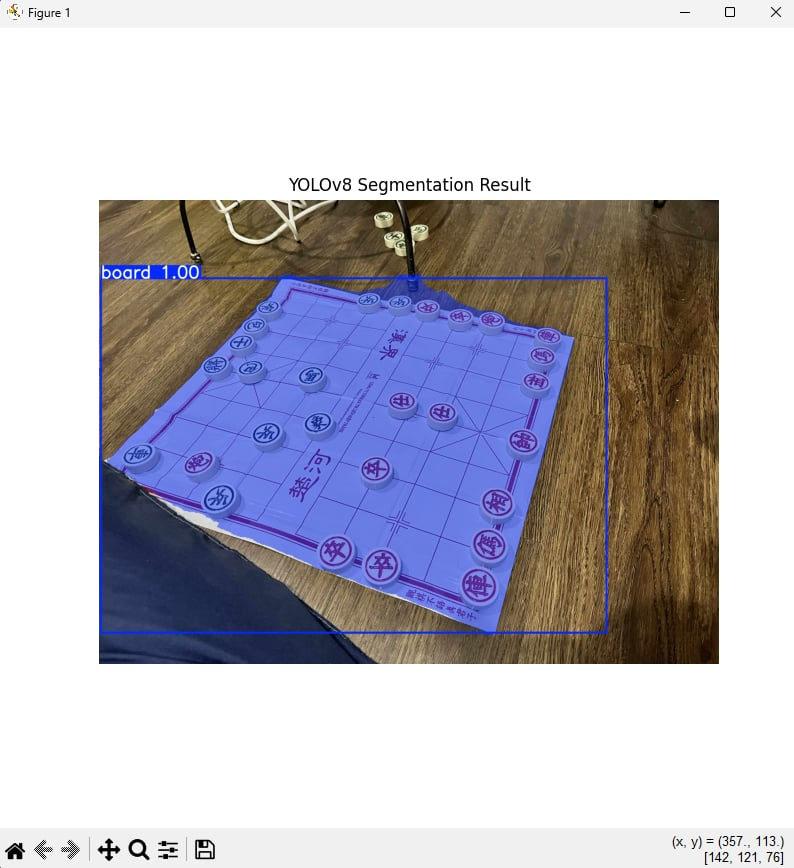
#> input picture 6c039653-bce8-461a-b13d-55280c7295b8.jpg, 794 x 868 px, given in place of the camera
$ python boarddetection.py
#> lines starting #> are read from the running program, lines starting #| are printed output that depends on the picture; after the words box and inside, x2 and y2 are one past the last pixel; in counts of white or black regions, pixels touching at a corner belong together
import cv2
import numpy as np

def is_rectangle(pts, angle_thresh=15):
    """Kiểm tra tứ giác có 4 góc gần 90°"""
    def angle(p1, p2, p3):
        v1 = p1 - p2
        v2 = p3 - p2
        cos = np.dot(v1, v2) / (np.linalg.norm(v1) * np.linalg.norm(v2) + 1e-6)
        return np.degrees(np.arccos(np.clip(cos, -1, 1)))

    pts = order_points(np.array(pts, dtype="float32"))
    angles = [
        angle(pts[3], pts[0], pts[1]),
        angle(pts[0], pts[1], pts[2]),
        angle(pts[1], pts[2], pts[3]),
        angle(pts[2], pts[3], pts[0])
    ]
    return all(abs(a - 90) < angle_thresh for a in angles)

def order_points(pts):
    """Sắp xếp điểm theo thứ tự: top-left, top-right, bottom-right, bottom-left"""
    s = pts.sum(axis=1)
    diff = np.diff(pts, axis=1)
    rect = np.zeros((4, 2), dtype="float32")
    rect[0] = pts[np.argmin(s)]
    rect[2] = pts[np.argmax(s)]
    rect[1] = pts[np.argmin(diff)]
    rect[3] = pts[np.argmax(diff)]
    return rect

# === Mở webcam
cap = cv2.VideoCapture(0)
if not cap.isOpened():
    print("Không mở được webcam")
    exit()

while True:
    ret, frame = cap.read()
#> frame is the input picture: shape (868, 794, 3); mean B, G, R 196.1, 185.3, 187.3
    if not ret:
        break

    # Step 1: Convert to grayscale
    gray = cv2.cvtColor(frame, cv2.COLOR_BGR2GRAY)
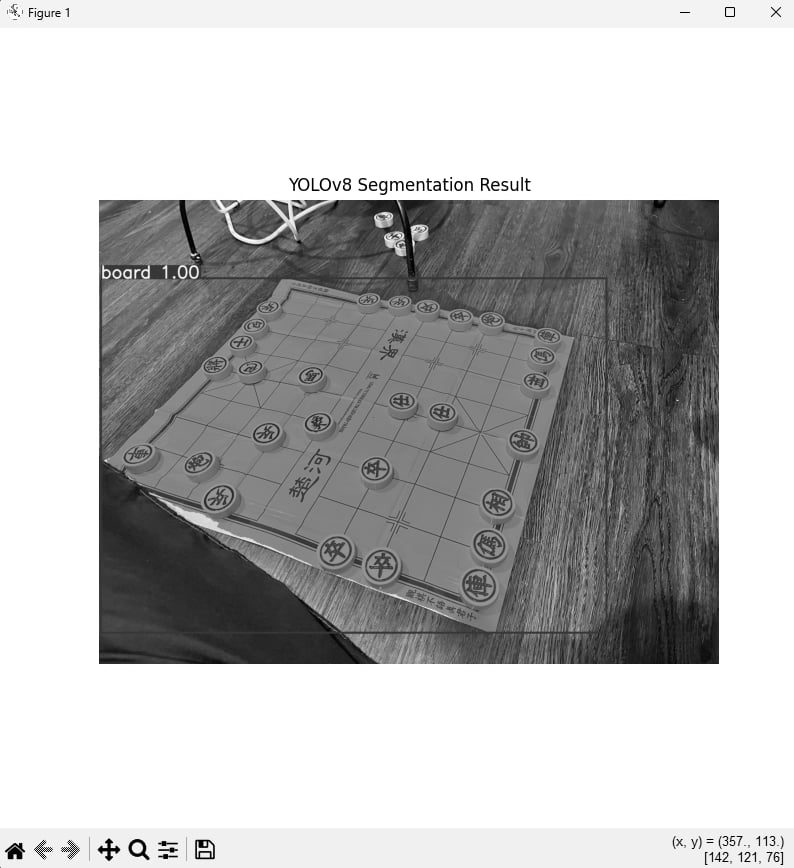
#> gray: shape (868, 794); min 0, max 255, mean 187.1

    # Step 2: Smooth (Gaussian)
    blurred = cv2.GaussianBlur(gray, (5, 5), 0)

    # Step 3: Threshold
    _, thresh = cv2.threshold(blurred, 0, 255, cv2.THRESH_BINARY + cv2.THRESH_OTSU)
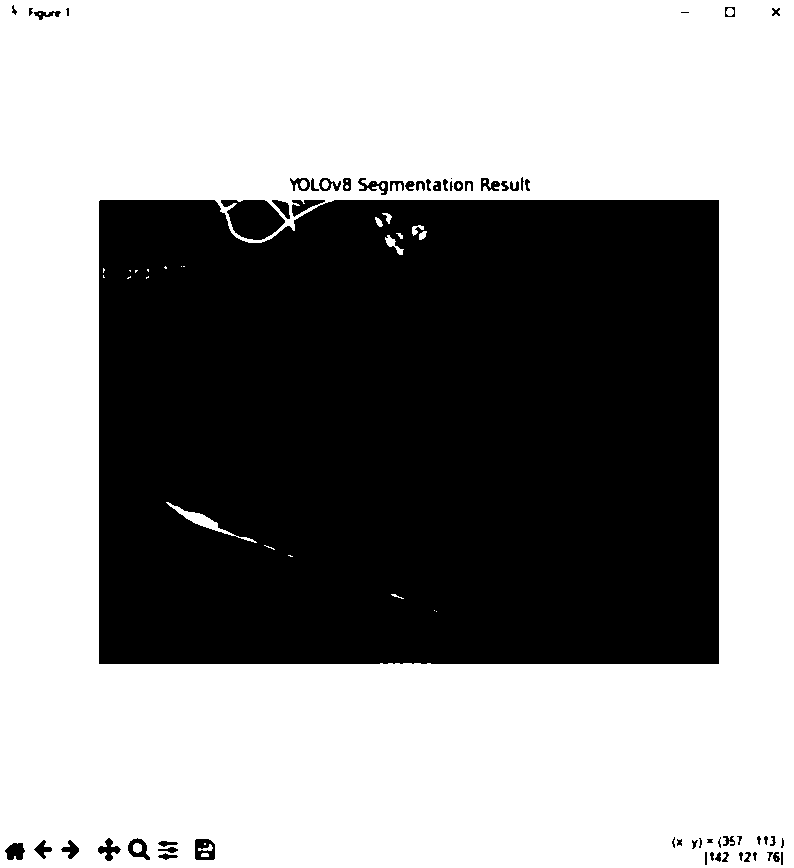
#> thresh: shape (868, 794); 58% white; 62 black regions (7 under 20 px), largest, box (x1, y1, x2, y2) and area: (99, 200, 719, 664) 283731, (221, 200, 285, 240) 1742, (195, 839, 215, 860) 316

    # Step 4: Detect edges
    edges = cv2.Canny(thresh, 50, 150)
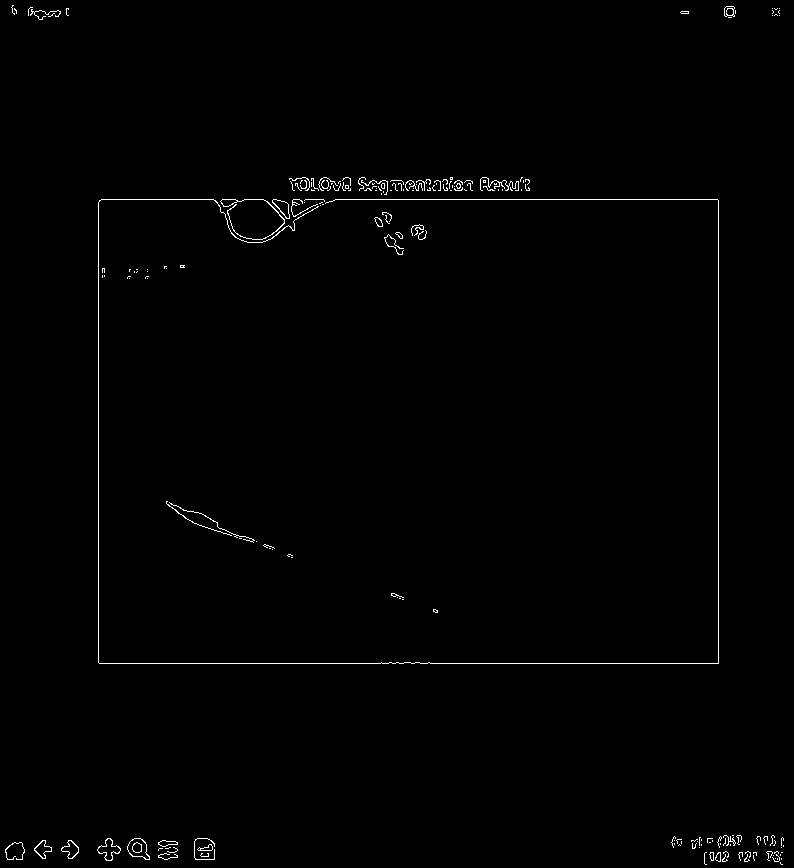
#> edges: shape (868, 794); 0.77% white in thin lines or dots

    # Step 5: Find contours
    contours, _ = cv2.findContours(edges, cv2.RETR_EXTERNAL, cv2.CHAIN_APPROX_SIMPLE)
#> contours = 196 contours, 182 with area under 20; largest, box (x1, y1, x2, y2) and area: (127, 838, 150, 860) 310, (97, 838, 121, 861) 240, (61, 840, 79, 859) 168, (272, 199, 290, 219) 164, (34, 840, 52, 859) 156

    best_rect = None
    max_area = 0

    for cnt in contours:
        area = cv2.contourArea(cnt)
        if area < 1000:
            continue

        # Step 6: Approximate polygon
        approx = cv2.approxPolyDP(cnt, 0.02 * cv2.arcLength(cnt, True), True)

        # Step 7: Check if rectangle-like
        if len(approx) == 4:
            pts = approx.reshape(4, 2)
            if is_rectangle(pts):
                if area > max_area:
                    best_rect = pts
                    max_area = area
#> this loop made 196 passes
#> area on passes 16, 17, 32: 34.5, 23.5, 48.5
#> after the loop, max_area = 0

    display = frame.copy()

    if best_rect is not None:
        ordered = order_points(best_rect)
        cv2.polylines(display, [ordered.astype(int)], True, (0, 255, 0), 2)
        for pt in ordered:
            cv2.circle(display, tuple(pt.astype(int)), 5, (255, 0, 0), -1)

        # Warp
        (tl, tr, br, bl) = ordered
        width = max(np.linalg.norm(br - bl), np.linalg.norm(tr - tl))
        height = max(np.linalg.norm(tr - br), np.linalg.norm(tl - bl))
        dst = np.array([[0, 0], [width - 1, 0],
                        [width - 1, height - 1], [0, height - 1]], dtype="float32")
        M = cv2.getPerspectiveTransform(ordered, dst)
        warped = cv2.warpPerspective(frame, M, (int(width), int(height)))
        cv2.imshow("Warped", warped)

    # Hiển thị
    cv2.imshow("Detected Rectangle", display)
    cv2.imshow("Canny", edges)

    if cv2.waitKey(1) & 0xFF == ord("q"):
#> (key q is pressed here)
        break

cap.release()
cv2.destroyAllWindows()

$ run again, on 94a66eec-645b-4370-b516-330444174930.jpg
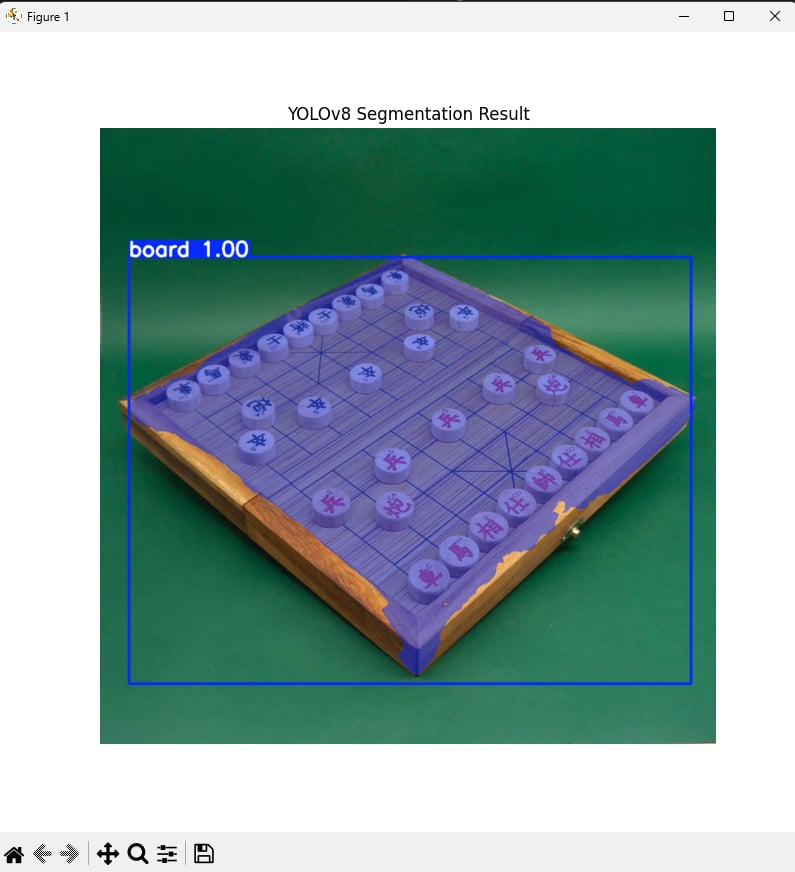
#> input picture 94a66eec-645b-4370-b516-330444174930.jpg, 795 x 872 px, given in place of the camera
#> frame is the input picture: shape (872, 795, 3); mean B, G, R 168.4, 166.8, 142.7
#> thresh: shape (872, 795); 44.8% white; 33 white regions (13 under 20 px), largest, box (x1, y1, x2, y2) and area: (0, 2, 795, 872) 308756, (192, 458, 246, 503) 339, (470, 552, 525, 601) 326
#> edges: shape (872, 795); 0.82% white in thin lines or dots
#> contours = 118 contours, 110 with area under 20; largest, box (x1, y1, x2, y2) and area: (99, 127, 716, 744) 379448, (126, 842, 149, 864) 305, (96, 842, 119, 865) 233, (60, 844, 78, 863) 162, (157, 844, 177, 851) 69, (196, 848, 212, 855) 54, (725, 12, 733, 20) 47, (33, 844, 51, 863) 20
#> the loop `for cnt in contours:` made 118 passes
#> area on pass 13: 379447.5
#> after the loop `for cnt in contours:`: max_area = 379447.5
#> ordered = [[99, 129], [714, 127], [715, 742], [100, 743]]
#> the loop `for pt in ordered:` made 4 passes
#> after the loop `for pt in ordered:`:
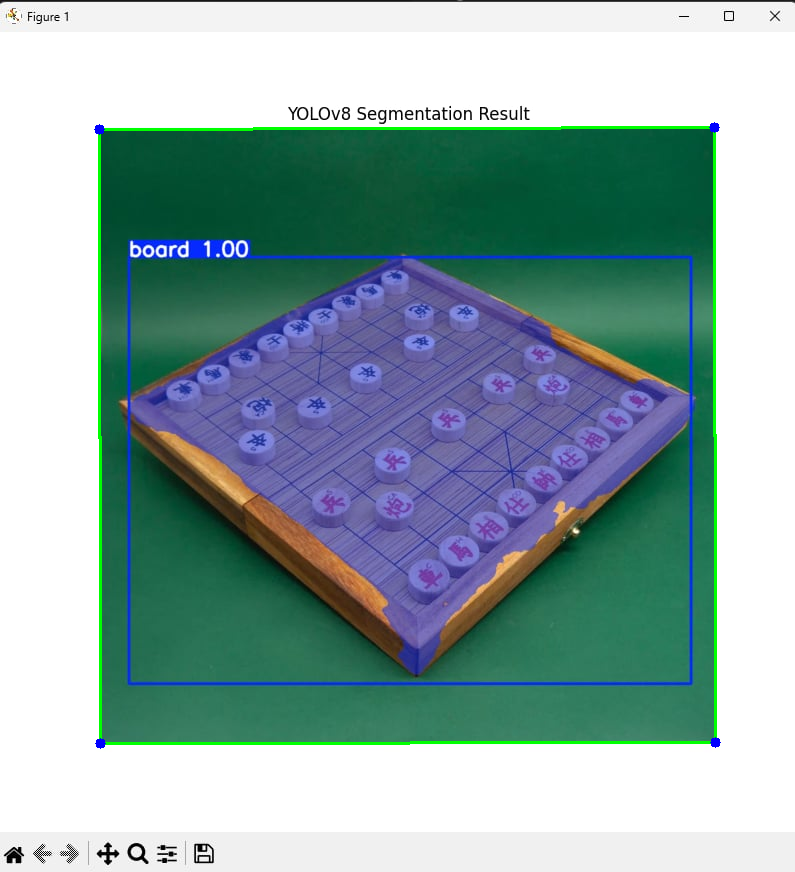
#> display: shape (872, 795, 3); mean B, G, R 167, 167.8, 141.6
#> tl = [99, 129]; tr = [714, 127]; br = [715, 742]; bl = [100, 743]
#> width = 615
#> dst = [[0, 0], [614, 0], [614, 614], [0, 614]]
#> M = [[1, -0.00163, -98.82], [0.00325, 1, -129.4], [2.65e-06, -8.62e-09, 1]]
#> `warped = cv2.warpPerspective(frame, M, (int(width), int(height)))`:
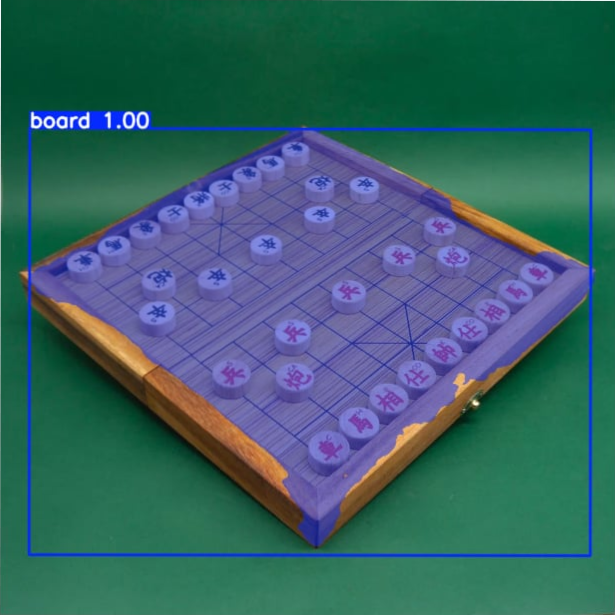
#> warped: shape (615, 615, 3); mean B, G, R 101.3, 98.3, 54.5
